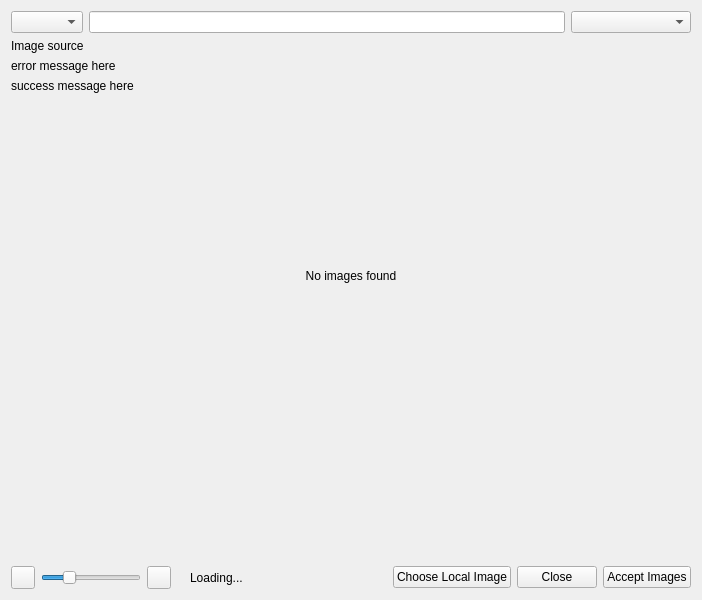
<?xml version="1.0" encoding="UTF-8"?>
<ui version="4.0">
 <class>ImageDialog</class>
 <widget class="QDialog" name="ImageDialog">
  <property name="windowModality">
   <enum>Qt::WindowModal</enum>
  </property>
  <property name="geometry">
   <rect>
    <x>0</x>
    <y>0</y>
    <width>702</width>
    <height>600</height>
   </rect>
  </property>
  <property name="windowTitle">
   <string>Choose an Image</string>
  </property>
  <property name="modal">
   <bool>true</bool>
  </property>
  <layout class="QVBoxLayout" name="verticalLayout" stretch="0,0,0,0,1,0,0">
   <item>
    <layout class="QHBoxLayout" name="horizontalLayout_2">
     <item>
      <widget class="QComboBox" name="imageProvider"/>
     </item>
     <item>
      <widget class="MyLineEdit" name="searchTerm">
       <property name="toolTip">
        <string>Enter a search term or URL</string>
       </property>
      </widget>
     </item>
     <item>
      <widget class="LanguageCombo" name="comboLanguage">
       <property name="minimumSize">
        <size>
         <width>120</width>
         <height>0</height>
        </size>
       </property>
       <property name="toolTip">
        <string>Language to use when searching for a TV show by title.</string>
       </property>
      </widget>
     </item>
    </layout>
   </item>
   <item>
    <widget class="QLabel" name="imageSource">
     <property name="text">
      <string notr="true">Image source</string>
     </property>
     <property name="openExternalLinks">
      <bool>true</bool>
     </property>
    </widget>
   </item>
   <item>
    <widget class="QLabel" name="lblErrorMessage">
     <property name="text">
      <string notr="true">error message here</string>
     </property>
    </widget>
   </item>
   <item>
    <widget class="QLabel" name="lblSuccessMessage">
     <property name="text">
      <string notr="true">success message here</string>
     </property>
    </widget>
   </item>
   <item>
    <widget class="QStackedWidget" name="stackedWidget">
     <property name="sizePolicy">
      <sizepolicy hsizetype="Expanding" vsizetype="Preferred">
       <horstretch>0</horstretch>
       <verstretch>0</verstretch>
      </sizepolicy>
     </property>
     <property name="autoFillBackground">
      <bool>true</bool>
     </property>
     <property name="currentIndex">
      <number>2</number>
     </property>
     <widget class="QWidget" name="page">
      <layout class="QVBoxLayout" name="verticalLayout_3">
       <property name="leftMargin">
        <number>0</number>
       </property>
       <property name="topMargin">
        <number>0</number>
       </property>
       <property name="rightMargin">
        <number>0</number>
       </property>
       <property name="bottomMargin">
        <number>0</number>
       </property>
       <item>
        <widget class="QTableWidget" name="results">
         <property name="editTriggers">
          <set>QAbstractItemView::NoEditTriggers</set>
         </property>
         <property name="alternatingRowColors">
          <bool>true</bool>
         </property>
         <property name="selectionMode">
          <enum>QAbstractItemView::SingleSelection</enum>
         </property>
         <property name="selectionBehavior">
          <enum>QAbstractItemView::SelectRows</enum>
         </property>
         <property name="showGrid">
          <bool>false</bool>
         </property>
         <attribute name="horizontalHeaderVisible">
          <bool>false</bool>
         </attribute>
         <attribute name="horizontalHeaderStretchLastSection">
          <bool>true</bool>
         </attribute>
         <attribute name="verticalHeaderVisible">
          <bool>false</bool>
         </attribute>
         <column>
          <property name="text">
           <string>Movie</string>
          </property>
         </column>
        </widget>
       </item>
      </layout>
     </widget>
     <widget class="QWidget" name="page_2">
      <layout class="QVBoxLayout" name="verticalLayout_2">
       <property name="leftMargin">
        <number>0</number>
       </property>
       <property name="topMargin">
        <number>0</number>
       </property>
       <property name="rightMargin">
        <number>0</number>
       </property>
       <property name="bottomMargin">
        <number>0</number>
       </property>
       <item>
        <widget class="MyTableWidget" name="table">
         <property name="minimumSize">
          <size>
           <width>400</width>
           <height>0</height>
          </size>
         </property>
         <property name="acceptDrops">
          <bool>true</bool>
         </property>
         <property name="editTriggers">
          <set>QAbstractItemView::NoEditTriggers</set>
         </property>
         <property name="selectionMode">
          <enum>QAbstractItemView::SingleSelection</enum>
         </property>
         <property name="verticalScrollMode">
          <enum>QAbstractItemView::ScrollPerPixel</enum>
         </property>
         <property name="showGrid">
          <bool>false</bool>
         </property>
         <attribute name="horizontalHeaderVisible">
          <bool>false</bool>
         </attribute>
         <attribute name="verticalHeaderVisible">
          <bool>false</bool>
         </attribute>
         <column>
          <property name="text">
           <string>Neue Spalte</string>
          </property>
         </column>
         <column>
          <property name="text">
           <string>Neue Spalte</string>
          </property>
         </column>
         <column>
          <property name="text">
           <string>Neue Spalte</string>
          </property>
         </column>
         <column>
          <property name="text">
           <string>Neue Spalte</string>
          </property>
         </column>
         <column>
          <property name="text">
           <string>Neue Spalte</string>
          </property>
         </column>
        </widget>
       </item>
      </layout>
     </widget>
     <widget class="QWidget" name="page_3">
      <layout class="QVBoxLayout" name="verticalLayout_4">
       <item>
        <widget class="QLabel" name="noResultsLabel">
         <property name="text">
          <string notr="true">No images found</string>
         </property>
         <property name="textFormat">
          <enum>Qt::RichText</enum>
         </property>
         <property name="alignment">
          <set>Qt::AlignCenter</set>
         </property>
         <property name="openExternalLinks">
          <bool>true</bool>
         </property>
        </widget>
       </item>
      </layout>
     </widget>
    </widget>
   </item>
   <item>
    <widget class="ImageGallery" name="gallery" native="true">
     <property name="minimumSize">
      <size>
       <width>0</width>
       <height>100</height>
      </size>
     </property>
     <property name="maximumSize">
      <size>
       <width>16777215</width>
       <height>100</height>
      </size>
     </property>
    </widget>
   </item>
   <item>
    <layout class="QHBoxLayout" name="horizontalLayout" stretch="0,0,0,0,1,0,0,0,0">
     <item>
      <widget class="QToolButton" name="buttonZoomOut">
       <property name="cursor">
        <cursorShape>PointingHandCursor</cursorShape>
       </property>
       <property name="toolTip">
        <string>Zoom out</string>
       </property>
       <property name="text">
        <string/>
       </property>
       <property name="icon">
        <iconset resource="../../../data/MediaElch.qrc">
         <normaloff>:/img/zoom_out.png</normaloff>:/img/zoom_out.png</iconset>
       </property>
      </widget>
     </item>
     <item>
      <widget class="QSlider" name="previewSizeSlider">
       <property name="minimumSize">
        <size>
         <width>100</width>
         <height>0</height>
        </size>
       </property>
       <property name="maximumSize">
        <size>
         <width>100</width>
         <height>16777215</height>
        </size>
       </property>
       <property name="toolTip">
        <string>Preview size</string>
       </property>
       <property name="minimum">
        <number>4</number>
       </property>
       <property name="maximum">
        <number>20</number>
       </property>
       <property name="singleStep">
        <number>1</number>
       </property>
       <property name="pageStep">
        <number>1</number>
       </property>
       <property name="value">
        <number>8</number>
       </property>
       <property name="orientation">
        <enum>Qt::Horizontal</enum>
       </property>
      </widget>
     </item>
     <item>
      <widget class="QToolButton" name="buttonZoomIn">
       <property name="cursor">
        <cursorShape>PointingHandCursor</cursorShape>
       </property>
       <property name="toolTip">
        <string>Zoom in</string>
       </property>
       <property name="text">
        <string/>
       </property>
       <property name="icon">
        <iconset resource="../../../data/MediaElch.qrc">
         <normaloff>:/img/zoom_in.png</normaloff>:/img/zoom_in.png</iconset>
       </property>
      </widget>
     </item>
     <item>
      <widget class="QLabel" name="labelSpinner">
       <property name="text">
        <string/>
       </property>
      </widget>
     </item>
     <item>
      <widget class="QLabel" name="labelLoading">
       <property name="text">
        <string>Loading...</string>
       </property>
      </widget>
     </item>
     <item>
      <spacer name="horizontalSpacer">
       <property name="orientation">
        <enum>Qt::Horizontal</enum>
       </property>
       <property name="sizeHint" stdset="0">
        <size>
         <width>40</width>
         <height>20</height>
        </size>
       </property>
      </spacer>
     </item>
     <item>
      <widget class="QPushButton" name="buttonChoose">
       <property name="focusPolicy">
        <enum>Qt::NoFocus</enum>
       </property>
       <property name="text">
        <string>Choose Local Image</string>
       </property>
       <property name="autoDefault">
        <bool>false</bool>
       </property>
      </widget>
     </item>
     <item>
      <widget class="QPushButton" name="buttonClose">
       <property name="focusPolicy">
        <enum>Qt::NoFocus</enum>
       </property>
       <property name="text">
        <string>Close</string>
       </property>
      </widget>
     </item>
     <item>
      <widget class="QPushButton" name="btnAcceptImages">
       <property name="text">
        <string>Accept Images</string>
       </property>
       <property name="autoDefault">
        <bool>false</bool>
       </property>
      </widget>
     </item>
    </layout>
   </item>
  </layout>
 </widget>
 <customwidgets>
  <customwidget>
   <class>ImageGallery</class>
   <extends>QWidget</extends>
   <header>ui/small_widgets/ImageGallery.h</header>
   <container>1</container>
  </customwidget>
  <customwidget>
   <class>MyTableWidget</class>
   <extends>QTableWidget</extends>
   <header>ui/small_widgets/MyTableWidget.h</header>
  </customwidget>
  <customwidget>
   <class>MyLineEdit</class>
   <extends>QLineEdit</extends>
   <header>ui/small_widgets/MyLineEdit.h</header>
  </customwidget>
  <customwidget>
   <class>LanguageCombo</class>
   <extends>QComboBox</extends>
   <header>ui/small_widgets/LanguageCombo.h</header>
  </customwidget>
 </customwidgets>
 <resources>
  <include location="../../../data/MediaElch.qrc"/>
 </resources>
 <connections/>
</ui>
